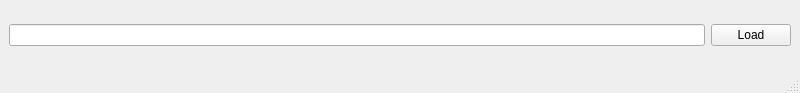
<?xml version="1.0" encoding="UTF-8"?>
<ui version="4.0">
 <class>MainWindow</class>
 <widget class="QMainWindow" name="MainWindow">
  <property name="geometry">
   <rect>
    <x>0</x>
    <y>0</y>
    <width>800</width>
    <height>93</height>
   </rect>
  </property>
  <property name="windowTitle">
   <string>MainWindow</string>
  </property>
  <widget class="QWidget" name="centralwidget">
   <layout class="QHBoxLayout" name="horizontalLayout">
    <item>
     <widget class="QLineEdit" name="lineEdit"/>
    </item>
    <item>
     <widget class="QPushButton" name="pushButton">
      <property name="text">
       <string>Load</string>
      </property>
     </widget>
    </item>
   </layout>
  </widget>
  <widget class="QMenuBar" name="menubar">
   <property name="geometry">
    <rect>
     <x>0</x>
     <y>0</y>
     <width>800</width>
     <height>25</height>
    </rect>
   </property>
  </widget>
  <widget class="QStatusBar" name="statusbar"/>
 </widget>
 <resources/>
 <connections/>
</ui>
